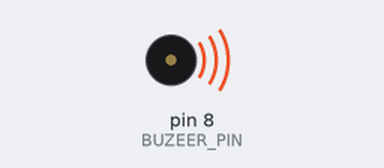
A sketch run on a simulated Arduino Uno, built with avr-gcc and run on an emulated ATmega328P. Parts: buzzer (waves = sounding).

Above: at 0.1 s.
At 13.6 s:
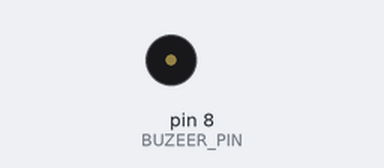
Timing chart, 0 to 15.1 s (numbered marks = the images above):
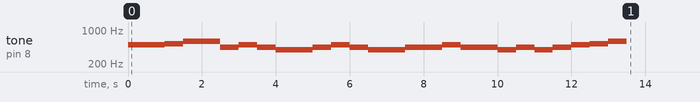

The sketch:

___.ino
```cpp
const int BUZEER_PIN = 8;
const int DELAY = 500;

void setup() {
  Serial.begin(9600);
  pinMode(BUZEER_PIN, OUTPUT);
  tone(BUZEER_PIN, 494);//Si
  delay(DELAY);
  noTone(BUZEER_PIN);
  tone(BUZEER_PIN, 494);//Si
  delay(DELAY);
  noTone(BUZEER_PIN);
  tone(BUZEER_PIN, 523);//Do
  delay(DELAY);
  noTone(BUZEER_PIN);
  tone(BUZEER_PIN, 587);//Ro
  delay(DELAY);
  noTone(BUZEER_PIN);
  tone(BUZEER_PIN, 587);//Ro
  delay(DELAY);
  noTone(BUZEER_PIN);
  tone(BUZEER_PIN, 440);//La
  delay(DELAY);
  noTone(BUZEER_PIN);
  tone(BUZEER_PIN, 494);//Si
  delay(DELAY);
  noTone(BUZEER_PIN);
  tone(BUZEER_PIN, 440);//La
  delay(DELAY);
  noTone(BUZEER_PIN);
  tone(BUZEER_PIN, 392);//So
  delay(DELAY);
  noTone(BUZEER_PIN);
  tone(BUZEER_PIN, 392);//So
  delay(DELAY);
  noTone(BUZEER_PIN);
  tone(BUZEER_PIN, 440);//La
  delay(DELAY);
  noTone(BUZEER_PIN);
  tone(BUZEER_PIN, 494);//Si
  delay(DELAY);
  noTone(BUZEER_PIN);
  tone(BUZEER_PIN, 440);//La
  delay(DELAY);
  noTone(BUZEER_PIN);
  tone(BUZEER_PIN, 392);//So
  delay(DELAY);
  noTone(BUZEER_PIN);
  tone(BUZEER_PIN, 392);//So
  delay(DELAY);
  noTone(BUZEER_PIN);
  tone(BUZEER_PIN, 440);//La
  delay(DELAY);
  noTone(BUZEER_PIN);
  tone(BUZEER_PIN, 440);//La
  delay(DELAY);
  noTone(BUZEER_PIN);
  tone(BUZEER_PIN, 494);//Si
  delay(DELAY);
  noTone(BUZEER_PIN);
  tone(BUZEER_PIN, 440);//La
  delay(DELAY);
  noTone(BUZEER_PIN);
  tone(BUZEER_PIN, 440);//La
  delay(DELAY);
  noTone(BUZEER_PIN);
  tone(BUZEER_PIN, 392);//So
  delay(DELAY);
  noTone(BUZEER_PIN);
  tone(BUZEER_PIN, 440);//La
  delay(DELAY);
  noTone(BUZEER_PIN);
  tone(BUZEER_PIN, 392);//So
  delay(DELAY);
  noTone(BUZEER_PIN);
  tone(BUZEER_PIN, 440);//La
  delay(DELAY);
  noTone(BUZEER_PIN);
  tone(BUZEER_PIN, 494);//Si
  delay(DELAY);
  noTone(BUZEER_PIN);
  tone(BUZEER_PIN, 523);//Do
  delay(DELAY);
  noTone(BUZEER_PIN);
  tone(BUZEER_PIN, 587);//Ro
  delay(DELAY);
  noTone(BUZEER_PIN);
}

void loop() {

}
```
